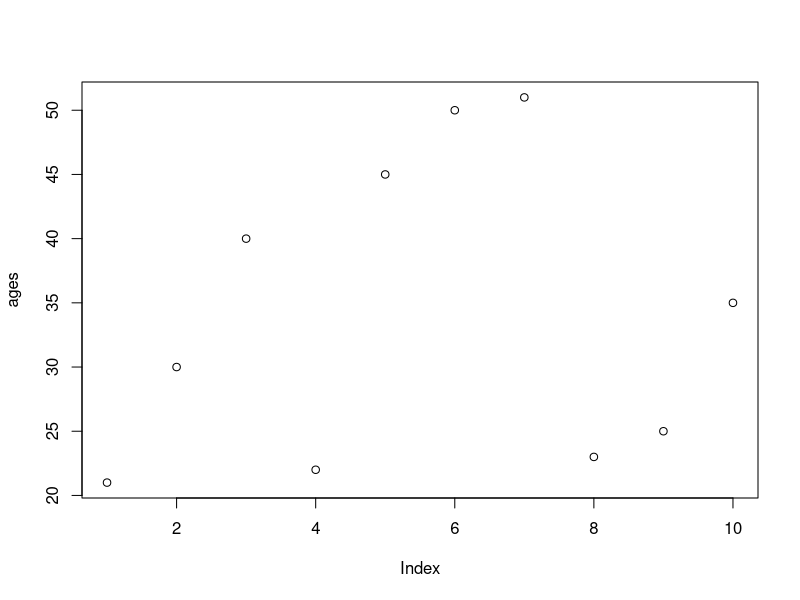
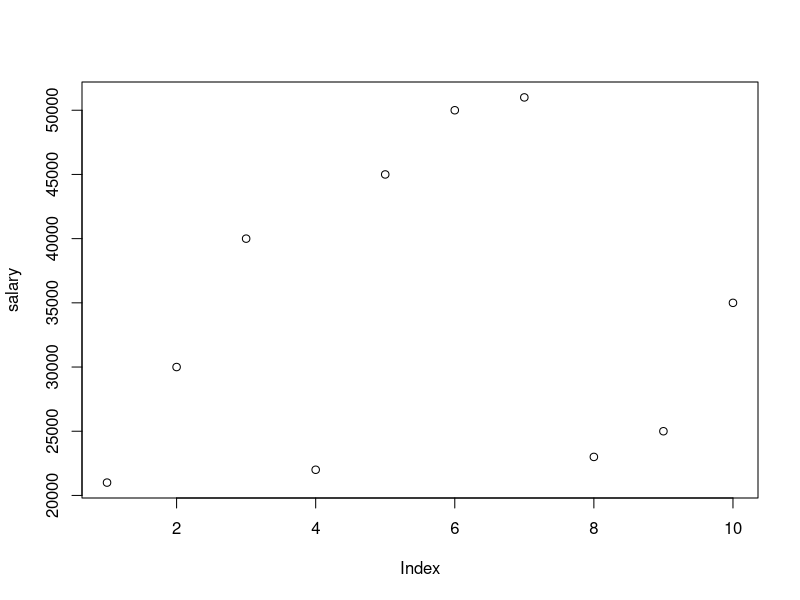
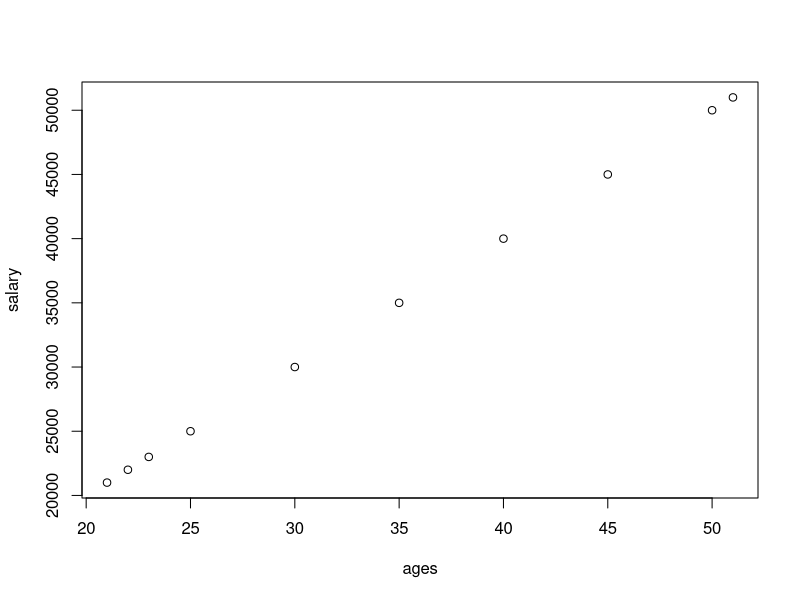
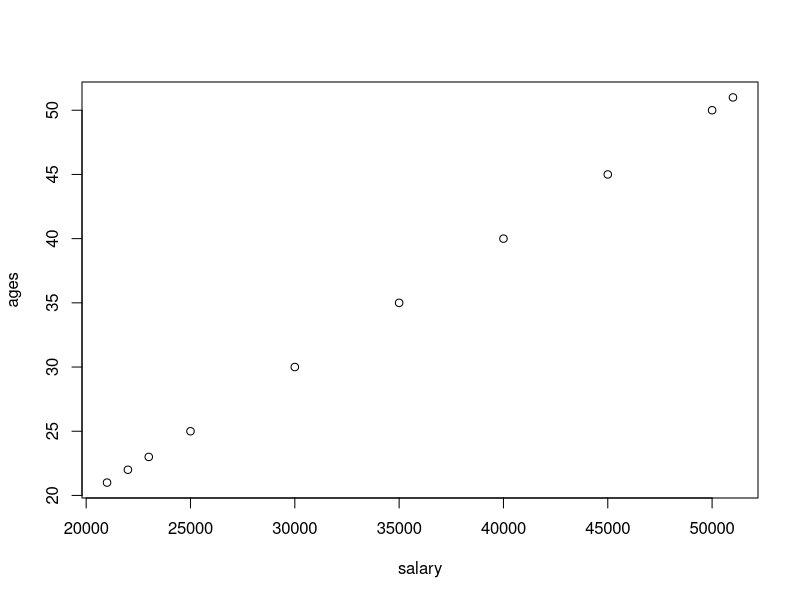
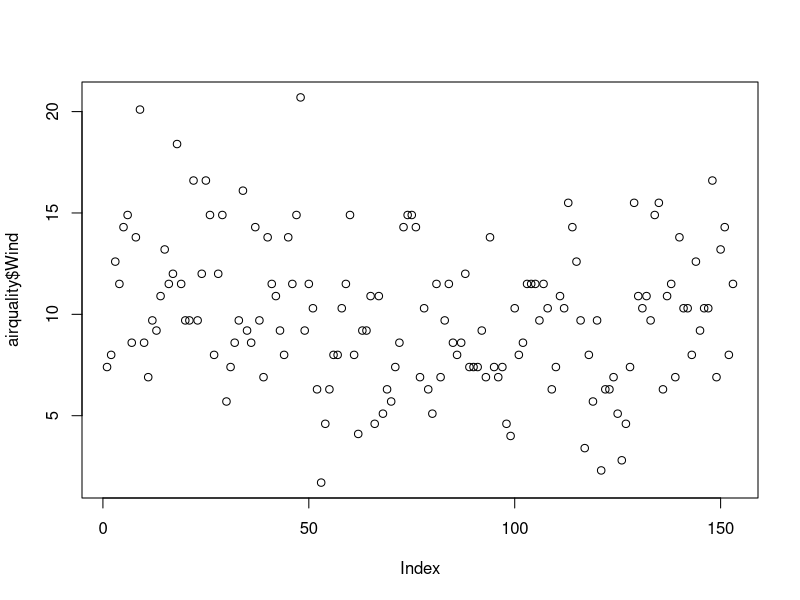
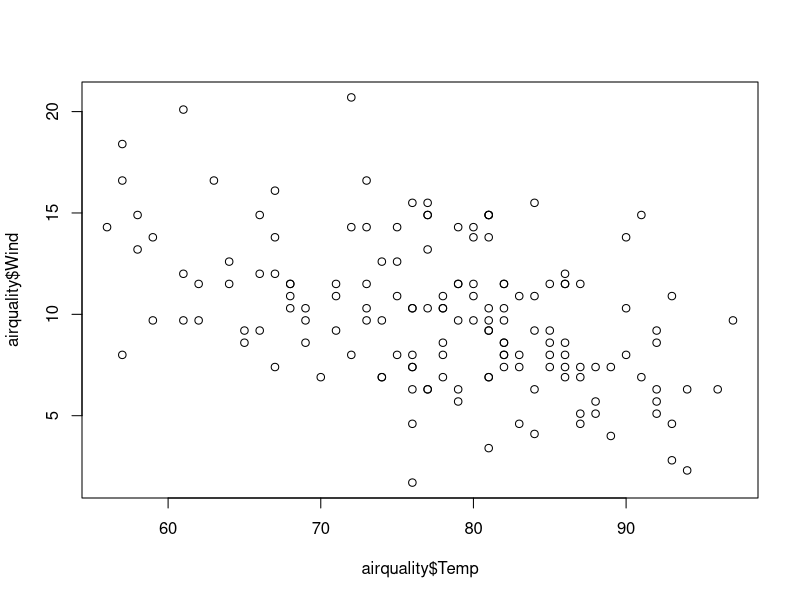
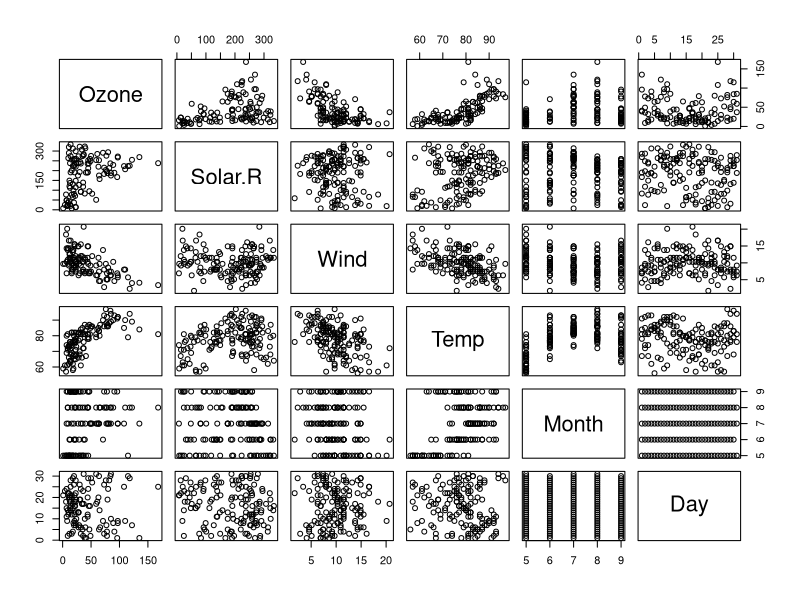
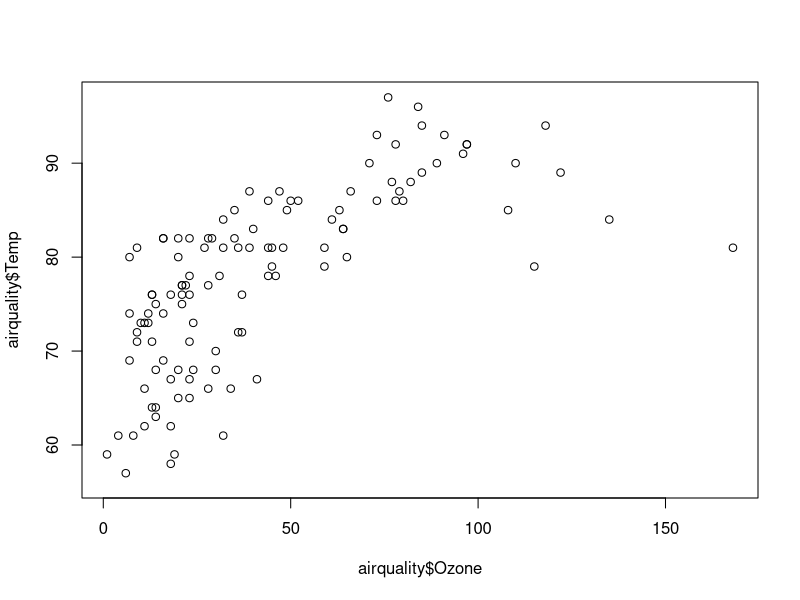

Recreate these plots in R, in order. (Note: this script raises an error after producing the figures.)

ages = c(21,30,40,22,45,50,51,23,25,35)
plot(ages)

salary = c(21000,30000,40000,22000,45000,50000,51000,23000,25000,35000)
plot(salary)

plot(ages,salary)
plot(salary,ages)

help(plot)
#######################################
mtcars

#airquality = read.csv('path/airquality.csv',header=TRUE, sep=",")
#Click on Import dataset

data()
airquality = datasets::airquality
View(airquality)
  
####Top 10 rows and last 10 rows
head(airquality,10)
tail(airquality,10)
names(airquality) #names of all columns

# To see entire dataset click on airquality data set name from workspace 
######Columns
airquality[,c(1,2)] # all rows and first two columns

df = airquality[,-6] # excludes column no.6
df

summary(airquality[,1]) # summary statistics for column 1

summary(airquality$Temp)

airquality$Wind # display column values

summary(airquality$Wind) # summary of wind column


###########Summary of the data#########

summary(airquality) # summary for all columns

##################### Visualization
plot(airquality$Wind)
plot(airquality$Temp,airquality$Wind,type="p") 
plot(airquality) #scatterplot
help(plot)
plot(airquality$Ozone,airquality$Temp)
plot(airquality$Temp,airquality$Ozone)

# points and lines 
plot(airquality$Wind, type= "p") # p: points, l: lines,b: both
plot(airquality$Wind, type= "l")
plot(airquality$Wind, type= "b")
help(plot)

plot(airquality$Wind, 
     xlab = 'Ozone Concentration', 
     ylab = 'No of Instances', 
     main = 'Ozone levels in LA city',
     col = 'blue',
     type='l')

plot(airquality,col='red') # plot of entire dataset - all columns

plot(airquality$Ozone,airquality$Solar.R)# x axis - Ozone, Y- solar.r
plot(airquality$Solar.R,airquality$Ozone) # x - solar.r, y - ozone

# Horizontal bar plot
barplot(airquality$Ozone, 
        main = 'Ozone Concenteration in air',
        ylab = 'ozone levels', 
        col= 'blue',
        horiz=F,
        axes=T)
help(barplot)

#Histogram

hist(airquality$Temp)

hist(airquality$Temp, 
     main = 'Solar Radiation values in air',
     xlab = 'Solar rad.', 
     col='blue',
     border='yellow')

help(hist)

#Single box plot
help(boxplot)

boxplot(airquality$Wind,
        main="Wind Boxplot",
        col="blue",
        border='red',
        horizontal=T)
       

 boxplot.stats(airquality$Wind)$out #outlier values

airquality$Ozone


# Multiple box plots
boxplot(airquality[,1:4],
        main='Multiple Box Plots',
        horizontal=TRUE,
        col='pink')


#margin of the grid(mar)(bottom,left,top,right), 
#no of rows and columns(mfrow), 
#whether a border is to be included(bty) 
#and position of the 
#labels(las: 1 for horizontal, las: 0 for vertical)
#bty - box around the plot (o,n,7,L,C,U)
help(par)
par(mfrow=c(3,3),mar=c(1,2,1,2),  las=0, bty="o")
plot(airquality$Ozone)
plot(airquality$Ozone, airquality$Wind)
plot(airquality$Ozone, type= "l")
plot(airquality$Wind, type= "l")
plot(airquality$Solar.R, type= "l")
barplot(airquality$Ozone, main = 'Ozone Concenteration in air',
        xlab = 'ozone levels', col='green',horiz = TRUE)
hist(airquality$Solar.R)
boxplot(airquality$Solar.R)
boxplot(airquality[,1:4], main='Multiple Box plots')


par(mfrow=c(1,1))
# Considering NA values
airquality
max(airquality$Wind)
min(airquality$Temp)
min(airquality$Solar.R)
airquality$Solar.R

mean(airquality$Solar.R)
mean(airquality$Wind)
summary(airquality$Solar.R)

summary(airquality)
summary(airquality$Wind)

max(airquality$Solar.R,na.rm=T)
mean(airquality$Solar.R,na.rm=T)

median(airquality$Ozone)

median(airquality$Ozone,na.rm=T)
min(airquality$Ozone)
min(airquality$Ozone,na.rm=T)

# Google following functions as variance in R, etc
#var
#skewness
#kurtosis
#Density plot


var(airquality$Wind)
sd(airquality$Ozone)#,na.rm = T) Standard Deviation # because of NA values in ozone col - No o/p
sd(airquality$Ozone, na.rm = T)

skewness(airquality$Ozone,na.rm=T) #error
kurtosis(airquality$Ozone,na.rm = T) #error

# Installing Packages

# when function is not available you have to install some packages/libraries.
# eg. mobile has some in built apps 
# - others download scanner, whatsapp, photo editor from play store
# which library to download for skewness
#google - skewness and kurtosis in r
# go to rbloggers.com
# library(moments)
# or go to rdocumentation.r
# type skewness - you will get the name of package as 'moments'
# go to rstudio
# click on packages in 3rd window - bottom right corner - Click on install
# type moments in packages, click checkbox - install dependencies - click install
# After installation, in search - search for installed 'moments', click that checkbox

# Or try: install.packages("moments")

skewness(airquality$Ozone,na.rm=T) 
kurtosis(airquality$Ozone,na.rm=T) 
skewness(airquality[,1:4],na.rm=T)

# Density Plot
par(mfrow=c(1,1))

plot(density(airquality$Wind))
plot(density(airquality$Ozone,na.rm=T))
??density  #Check Kernel Density Estimation

data()
## In Class Exercise
e_quakes=datasets::quakes

quakes




#var

var(e_quakes$mag)

#skewness

skewness(e_quakes$mag) 


skewness(e_quakes$mag)

mean(e_quakes$mag)

#kurtosis

kurtosis(e_quakes$mag)



# HOME WORK
# iris_data<-datasets::iris
# perform all steps on iris dataset that you have performed on airquality and quakes dataset








# to import xml files in R, first install XML package
# 
# install.packages("XML")




